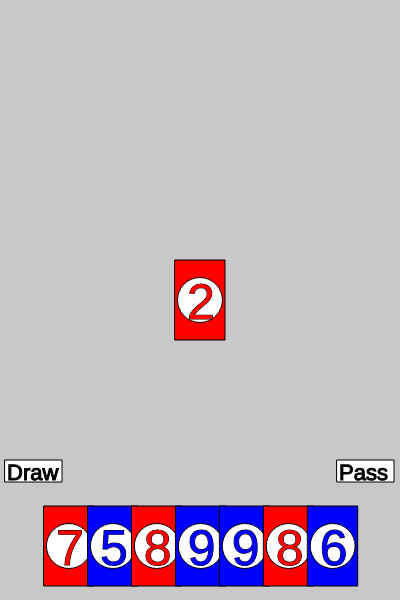
Frame 1 (no input)
Frame 60 (no input): identical to frame 1, image omitted
Frame 120 (the mouse pressed at the canvas centre since frame 60): identical to frame 1, image omitted

The p5.js sketch that drew this single still picture (run headless with seeded random() and noise() and a simulated clock; from frame 60 on, the mouse is pressed at the canvas centre):

// p5.js sketch
// ── sketch.js
var player = [];
var table;
var deck = [];
var actualPlayer = 0;
var signal = 1;
//Criar classe do Jogador
//Criar funcao de clicar em cartas
//Criar funcao de checar mesa
//http://jogosdecartas.hut.com.br/uno/


function setup() {
  createCanvas(400, 600);
  createP('Feito por Silva, Tiago');
  player.push(new Player());
  player.push(new Player());
  player.push(new Player());
  drawB = new Botao(5, 460, 'Draw', 22);
  passB = new Botao(337, 460, 'Pass', 22);
  createDeck();
  startGame();

}


function draw() {
  background(200);

  showCards();

  if(frameCount % 3 == 0){ //Let players play their card
    for(let k = player[actualPlayer].hand.length-1; k >= 0; k--){
        if(player[actualPlayer].playCard(table, k)) break;
    }
  }
  delay(0.65); //Delay to not conflict players turns
}

function mousePressed(){
  if( drawB.collision() ){
    drawCard(actualPlayer);
  }
  if( passB.collision() ){
    passTurn();
  }
}

function passTurn(){
  actualPlayer += 1*signal;
  if(actualPlayer >= player.length) actualPlayer = 0;
  if(actualPlayer < 0) actualPlayer = player.length-1;
}

function delay(_i){
  for(let w = 0; w < _i * 100000000; w++);
}
//function PopCard(){}

function showCards(){
  showPlayersCards();
  table.show();
  drawB.show();
  passB.show();
}

function showPlayersCards(){
  let i = 1;
   while(i <= player[actualPlayer].hand.length){
    player[actualPlayer].hand[i-1].pos = createVector(width/1.3 * i/player[actualPlayer].hand.length, height/100+height/1.2);
    player[actualPlayer].hand[i-1].show();
    i++;
  }
}

function startGame(){
  //Entrega cartas a todos jogadores
  for(let i = 0; i < player.length; i++){
    for(let j = 0; j < 7; j++){
      drawCard(i);
    }
  }
  //Coloca a primeira carta na mesa
  let randomCard;
  randomCard = floor(random(deck.length));
  table = deck[randomCard];
  table.pos = createVector(width/2-table.Rw/2, height/2-table.Rh/2);
  deck.splice(randomCard, 1);
}

function drawCard(i){
    let randomCard;
    randomCard = floor(random(deck.length));
    player[i].addCard(deck[randomCard]);
    deck.splice(randomCard, 1);
}

function createDeck(){
  for(let j = 0; j < 2; j++){
    for(let i = 0; i < 13; i++){
      deck.push(new Card(i, 0));
      deck.push(new Card(i, 1));
      deck.push(new Card(i, 2));
      deck.push(new Card(i, 3));
    }
  }
  for(let i = 13; i < 15; i++){
    deck.push(new Card(i, 0));
    deck.push(new Card(i, 1));
    deck.push(new Card(i, 2));
    deck.push(new Card(i, 3));
  }
}

// ── Botao.js
class Botao{
  constructor(_x, _y, str, tsize){
    this.x = _x;
    this.y = _y;
    this.tsize = tsize;
    this.str = str;
  }

  show(){
    fill(255);
    stroke(0);
    rect(this.x, this.y, 57, 22);
    fill(0);
    textSize(this.tsize);
    text(this.str, this.x+2, this.y+20);
  }

  collision(){
    if(mouseX < this.x + 57 && mouseX > this.x && mouseY > this.y && mouseY < this.y + 22) return true;
    else return false;
  }

}

// ── Card.js
class Card{
  constructor(_figure, _color, _pos = createVector(width/10, height/100+height/1.2)){
    this.figure = _figure;//floor(random(0,15));
    this.color = this.colorPicker(_color);
    this.pos = _pos;
    this.Rw = 50;
    this.Rh = 80;
    this.colorId = _color;
  }

  show(){

    fill(this.color);
    rect(this.pos.x, this.pos.y, this.Rw, this.Rh);
    fill(255);
    ellipse(this.pos.x+25, this.pos.y+40, 45, 45);
    this.figurePicker();

  }

  figurePicker(){
    if(this.figure < 10){
      textSize(50);
      stroke(0);
      fill(this.color);
      text(this.figure, this.pos.x+12, this.pos.y+59);
    } else{
      if(this.figure == 10){
        textSize(35);
        stroke(0);
        fill(this.color);
        text('+2', this.pos.x+2, this.pos.y+55);
      }
      else if(this.figure == 11){
        fill(this.color);
        ellipse(this.pos.x+25, this.pos.y+40, 30, 30);
        textSize(35);
        stroke(0);
        fill(255);
        text('/', this.pos.x+20, this.pos.y+53);
      }
      else if(this.figure == 12){
        textSize(30);
        stroke(0);
        fill(this.color);
        text('<-', this.pos.x+10, this.pos.y+40);
        text('->', this.pos.x+12, this.pos.y+60);
      }
      else if(this.figure == 13){
        this.fourColors();
        this.color = [0, 0, 0];
      }
      else if(this.figure == 14){
        this.fourColors();
        textSize(30);
        stroke(0);
        fill(245);
        text('+4', this.pos.x+8, this.pos.y+53);
        this.color = [0, 0, 0];
      }
    }
  }

  colorPicker(_color){
    //let col = floor(random(0, 4));
    if(_color == 0){
      return [255, 0, 0];
    }
    else if(_color == 1){
      return [0, 255, 0];
    }
    else if(_color == 2){
      return [0, 0, 255];
    }
    else if(_color == 3){
      return [255, 255, 0];
    }
  }

  fourColors(){
    fill(255, 0, 0);
    rect(this.pos.x+10, this.pos.y+25, 15, 15);
    fill(0, 0, 255);
    rect(this.pos.x+25, this.pos.y+25, 15, 15);
    fill(0, 255, 0);
    rect(this.pos.x+10, this.pos.y+40, 15, 15);
    fill(255, 255, 0);
    rect(this.pos.x+25, this.pos.y+40, 15, 15);
  }

  collision(){
    if(mouseX < this.pos.x + this.Rw && mouseX > this.pos.x && mouseY > this.pos.y && mouseY < this.pos.y + this.Rh) return true;
    else return false;
  }

}

// ── Player.js
class Player{
  constructor(){
    this.hand = [];
  }

  addCard(card){
    this.hand.push(card);
  }

  playCard(tableC, i){
    if(this.isPlayable(tableC, i)){
      table.figure = this.hand[i].figure;
      table.color = this.hand[i].color;
      table.colorId = this.hand[i].colorId;
      this.hand.splice(i, 1);
      //Passar a vez:
      /*actualPlayer += 1*signal;
      if(actualPlayer >= player.length) actualPlayer = 0;
      if(actualPlayer < 0) actualPlayer = player.length-1;
      */
      passTurn();
      return true;
    }
    return false;
  }

  isPlayable(tableC, i){
    if( this.hand[i].collision() && mouseIsPressed ){
      if(this.hand[i].figure == tableC.figure || this.hand[i].colorId == tableC.colorId){
        if(this.hand[i].figure <= 9);
        else if(this.hand[i].figure == 10){
          let pp = actualPlayer + signal;
          if (pp >= player.length) pp = 0;
          if (pp < 0) pp = player.length-1;
          for(let z = 0; z < 2; z++) drawCard(pp);
        }
        else if(this.hand[i].figure == 11){
          passTurn();
        }
        else if(this.hand[i].figure == 12){
          signal *= -1;
        }
        return true;
      }
      /*else if(this.hand[i].figure == 13){}
      else if(this.hand[i].figure == 14){}*/
    }
    return false;
  }


}
